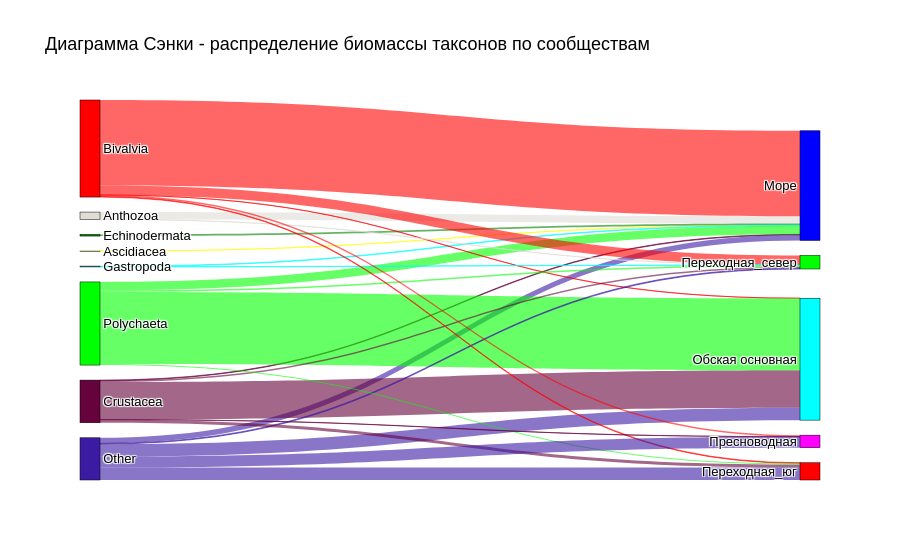

The code cell stored with this chart in its notebook:
### Code cell
# define nodes
nodes = [
    d2.columns[0],         # 0
    d2.columns[1],          # 1
    d2.columns[2],   # 2
    d2.columns[3],    # 3
    d2.columns[4],        # 4
    d2.columns[5],      # 5
    d2.columns[6],        # 6
    d2.columns[7],        # 7
    d2.index[0],         # 8
    d2.index[1],     # 9
    d2.index[2],         # 10
    d2.index[3],  #11
    d2.index[4]       # 12
]

# define links (source, target, weight)
links = [
    {"source": 0, "target": 8, "value": d2[d2.columns[0]][d2.index[0]]},  
    {"source": 1, "target": 8, "value": d2[d2.columns[1]][d2.index[0]]},  
    {"source": 2, "target": 8, "value": d2[d2.columns[2]][d2.index[0]]},  
    {"source": 3, "target": 8, "value": d2[d2.columns[3]][d2.index[0]]},  
    {"source": 4, "target": 8, "value": d2[d2.columns[4]][d2.index[0]]}, 
    {"source": 5, "target": 8, "value": d2[d2.columns[5]][d2.index[0]]}, 
    {"source": 6, "target": 8, "value": d2[d2.columns[6]][d2.index[0]]},   
    {"source": 7, "target": 8, "value": d2[d2.columns[7]][d2.index[0]]},  
    
    {"source": 0, "target": 9, "value": d2[d2.columns[0]][d2.index[1]]},  
    {"source": 1, "target": 9, "value": d2[d2.columns[1]][d2.index[1]]},  
    {"source": 2, "target": 9, "value": d2[d2.columns[2]][d2.index[1]]},  
    {"source": 3, "target": 9, "value": d2[d2.columns[3]][d2.index[1]]},  
    {"source": 4, "target": 9, "value": d2[d2.columns[4]][d2.index[1]]}, 
    {"source": 5, "target": 9, "value": d2[d2.columns[5]][d2.index[1]]}, 
    {"source": 6, "target": 9, "value": d2[d2.columns[6]][d2.index[1]]},   
    {"source": 7, "target": 9, "value": d2[d2.columns[7]][d2.index[1]]}, 

    {"source": 0, "target": 10, "value": d2[d2.columns[0]][d2.index[2]]},  
    {"source": 1, "target": 10, "value": d2[d2.columns[1]][d2.index[2]]},  
    {"source": 2, "target": 10, "value": d2[d2.columns[2]][d2.index[2]]},  
    {"source": 3, "target": 10, "value": d2[d2.columns[3]][d2.index[2]]},  
    {"source": 4, "target": 10, "value": d2[d2.columns[4]][d2.index[2]]}, 
    {"source": 5, "target": 10, "value": d2[d2.columns[5]][d2.index[2]]}, 
    {"source": 6, "target": 10, "value": d2[d2.columns[6]][d2.index[2]]},   
    {"source": 7, "target": 10, "value": d2[d2.columns[7]][d2.index[2]]}, 

    {"source": 0, "target": 11, "value": d2[d2.columns[0]][d2.index[3]]},  
    {"source": 1, "target": 11, "value": d2[d2.columns[1]][d2.index[3]]},  
    {"source": 2, "target": 11, "value": d2[d2.columns[2]][d2.index[3]]},  
    {"source": 3, "target": 11, "value": d2[d2.columns[3]][d2.index[3]]},  
    {"source": 4, "target": 11, "value": d2[d2.columns[4]][d2.index[3]]}, 
    {"source": 5, "target": 11, "value": d2[d2.columns[5]][d2.index[3]]}, 
    {"source": 6, "target": 11, "value": d2[d2.columns[6]][d2.index[3]]},   
    {"source": 7, "target": 11, "value": d2[d2.columns[7]][d2.index[3]]}, 

    {"source": 0, "target": 12, "value": d2[d2.columns[0]][d2.index[4]]},  
    {"source": 1, "target": 12, "value": d2[d2.columns[1]][d2.index[4]]},  
    {"source": 2, "target": 12, "value": d2[d2.columns[2]][d2.index[4]]},  
    {"source": 3, "target": 12, "value": d2[d2.columns[3]][d2.index[4]]},  
    {"source": 4, "target": 12, "value": d2[d2.columns[4]][d2.index[4]]}, 
    {"source": 5, "target": 12, "value": d2[d2.columns[5]][d2.index[4]]}, 
    {"source": 6, "target": 12, "value": d2[d2.columns[6]][d2.index[4]]},   
    {"source": 7, "target": 12, "value": d2[d2.columns[7]][d2.index[4]]}, 
]

# extract source, target, and value lists for Sankey
source = [link['source'] for link in links]
target = [link['target'] for link in links]
value = [link['value'] for link in links]

# assign colors to nodes 
node_colors = [
    '#e0ddd5', #
    'yellow',  #
    'red',      # 
    '#66023C',      # 
    'green',      # 
    'cyan',# 
    '#3C1BA3', # 
    'lime',# 
    "blue", # 
    "cyan", # 
    "lime", # 
    "red", # 
    "magenta" # 
]


# assign colors to links
link_colors = [
    '#e0ddd5', #
    'yellow',  #
    'red',      # n
    '#66023C',      # 
    'green',      # 
    'cyan',# 
    '#3C1BA3', # 
    'lime',# 
    '#e0ddd5', #
    'yellow',  #
    'red',      # n
    '#66023C',      # 
    'green',      # 
    'cyan',# 
    '#3C1BA3', # 
    'lime',# 
    '#e0ddd5', #
    'yellow',  #
    'red',      # n
    '#66023C',      # 
    'green',      # 
    'cyan',# 
    '#3C1BA3', # 
    'lime',# 
    '#e0ddd5', #
    'yellow',  #
    'red',      # n
    '#66023C',      # 
    'green',      # 
    'cyan',# 
    '#3C1BA3', # 
    'lime',#     
    '#e0ddd5', #
    'yellow',  #
    'red',      # n
    '#66023C',      # 
    'green',      # 
    'cyan',# 
    '#3C1BA3', # 
    'lime'# 
]



# create  diagram
fig = go.Figure(go.Sankey(
    node=dict(
        pad=15,  # Space between nodes
        thickness=20,  # Thickness of nodes
        line=dict(color="black", width=0.5),
        label=nodes,  # Node labels
        color=node_colors    # Node color
    ),
    link=dict(
        source=source,  # Sources of the links
        target=target,  # Targets of the links
        value=value,    # Weights of the links
        color=['rgba' + str(matplotlib.colors.to_rgba(i, alpha=0.6)) for i in link_colors]  # Link color (light blue)
    )
))

fig.update_layout(title_text="Диаграмма Сэнки - распределение биомассы таксонов по сообществам", font_size=13)
fig.update_layout(
    font=dict(
        family="Helvetica", # Specify font family (can be multiple, comma-separated)
        size=13,                  # Set font size
        color="black"              # Set font color
    )
)
fig.write_image('02_pictures/26_Sankey_benthos.jpg')
fig.show()

### Figure 1 — Plotly figure (JSON) as saved in the notebook; plotly's stock layout.template omitted (floating-point values rounded to 4 significant figures)
{"data": [{"link": {"color": ["rgba(0.8784313725490196, 0.8666666666666667, 0.8352941176470589, 0.6)", "rgba(1.0, 1.0, 0.0, 0.6)", "rgba(1.0, 0.0, 0.0, 0.6)", "rgba(0.4, 0.00784313725490196, 0.23529411764705882, 0.6)", "rgba(0.0, 0.5019607843137255, 0.0, 0.6)", "rgba(0.0, 1.0, 1.0, 0.6)", "rgba(0.23529411764705882, 0.10588235294117647, 0.6392156862745098, 0.6)", "rgba(0.0, 1.0, 0.0, 0.6)", "rgba(0.8784313725490196, 0.8666666666666667, 0.8352941176470589, 0.6)", "rgba(1.0, 1.0, 0.0, 0.6)", "rgba(1.0, 0.0, 0.0, 0.6)", "rgba(0.4, 0.00784313725490196, 0.23529411764705882, 0.6)", "rgba(0.0, 0.5019607843137255, 0.0, 0.6)", "rgba(0.0, 1.0, 1.0, 0.6)", "rgba(0.23529411764705882, 0.10588235294117647, 0.6392156862745098, 0.6)", "rgba(0.0, 1.0, 0.0, 0.6)", "rgba(0.8784313725490196, 0.8666666666666667, 0.8352941176470589, 0.6)", "rgba(1.0, 1.0, 0.0, 0.6)", "rgba(1.0, 0.0, 0.0, 0.6)", "rgba(0.4, 0.00784313725490196, 0.23529411764705882, 0.6)", "rgba(0.0, 0.5019607843137255, 0.0, 0.6)", "rgba(0.0, 1.0, 1.0, 0.6)", "rgba(0.23529411764705882, 0.10588235294117647, 0.6392156862745098, 0.6)", "rgba(0.0, 1.0, 0.0, 0.6)", "rgba(0.8784313725490196, 0.8666666666666667, 0.8352941176470589, 0.6)", "rgba(1.0, 1.0, 0.0, 0.6)", "rgba(1.0, 0.0, 0.0, 0.6)", "rgba(0.4, 0.00784313725490196, 0.23529411764705882, 0.6)", "rgba(0.0, 0.5019607843137255, 0.0, 0.6)", "rgba(0.0, 1.0, 1.0, 0.6)", "rgba(0.23529411764705882, 0.10588235294117647, 0.6392156862745098, 0.6)", "rgba(0.0, 1.0, 0.0, 0.6)", "rgba(0.8784313725490196, 0.8666666666666667, 0.8352941176470589, 0.6)", "rgba(1.0, 1.0, 0.0, 0.6)", "rgba(1.0, 0.0, 0.0, 0.6)", "rgba(0.4, 0.00784313725490196, 0.23529411764705882, 0.6)", "rgba(0.0, 0.5019607843137255, 0.0, 0.6)", "rgba(0.0, 1.0, 1.0, 0.6)", "rgba(0.23529411764705882, 0.10588235294117647, 0.6392156862745098, 0.6)", "rgba(0.0, 1.0, 0.0, 0.6)"], "source": [0, 1, 2, 3, 4, 5, 6, 7, 0, 1, 2, 3, 4, 5, 6, 7, 0, 1, 2, 3, 4, 5, 6, 7, 0, 1, 2, 3, 4, 5, 6, 7, 0, 1, 2, 3, 4, 5, 6, 7], "target": [8, 8, 8, 8, 8, 8, 8, 8, 9, 9, 9, 9, 9, 9, 9, 9, 10, 10, 10, 10, 10, 10, 10, 10, 11, 11, 11, 11, 11, 11, 11, 11, 12, 12, 12, 12, 12, 12, 12, 12], "value": [28.1, 0.076, 327.6, 2.288, 6.418, 2.232, 21.33, 32.43, 0, 0, 0.03333, 143.7, 0, 0, 47.58, 276.1, 0.004, 0, 36.64, 5.248, 0, 1.018, 3.257, 5.761, 0, 0, 2.387, 11.72, 0, 0, 47.51, 4.509, 0, 0, 5.43, 0.68, 0, 0, 42.19, 0]}, "node": {"color": ["#e0ddd5", "yellow", "red", "#66023C", "green", "cyan", "#3C1BA3", "lime", "blue", "cyan", "lime", "red", "magenta"], "label": ["Anthozoa", "Ascidiacea", "Bivalvia", "Crustacea", "Echinodermata", "Gastropoda", "Other", "Polychaeta", "Море", "Обская основная", "Переходная_север", "Переходная_юг", "Пресноводная"], "line": {"color": "black", "width": 0.5}, "pad": 15, "thickness": 20}, "type": "sankey"}], "layout": {"font": {"color": "black", "family": "Helvetica", "size": 13}, "title": {"text": "Диаграмма Сэнки - распределение биомассы таксонов по сообществам"}}}
